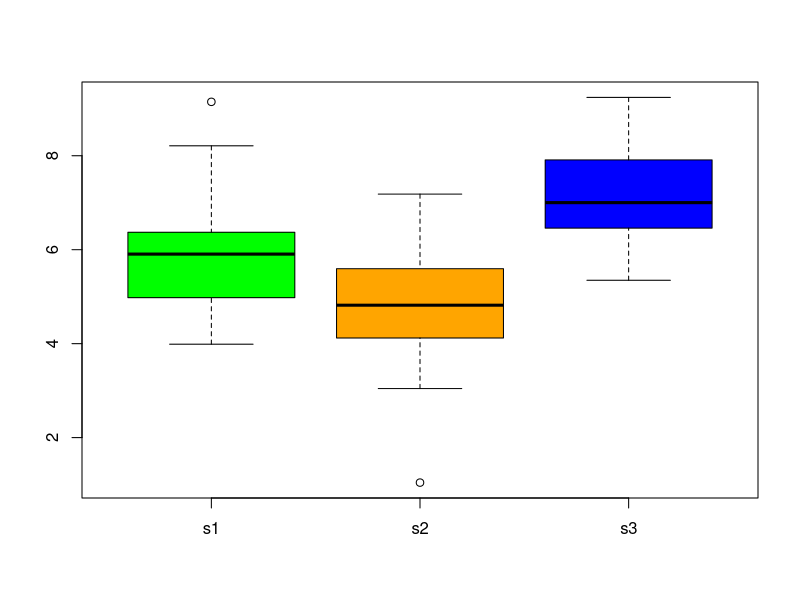
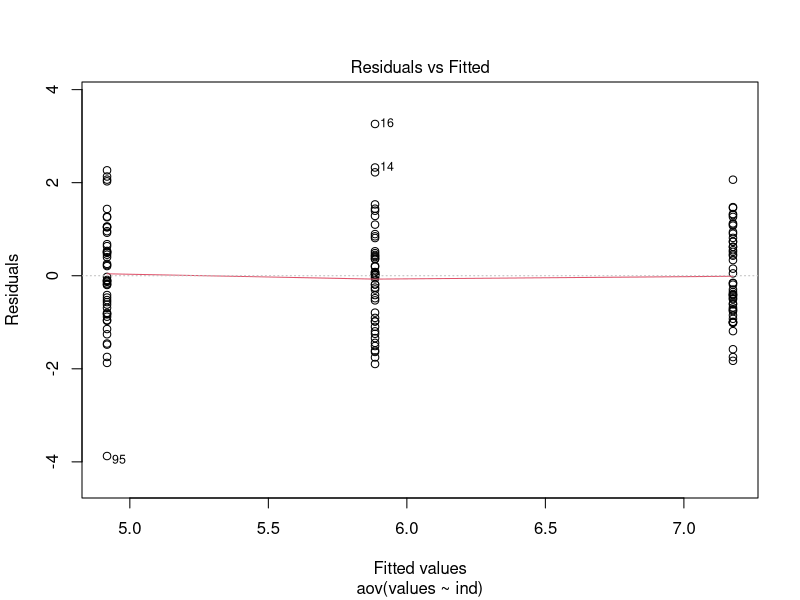
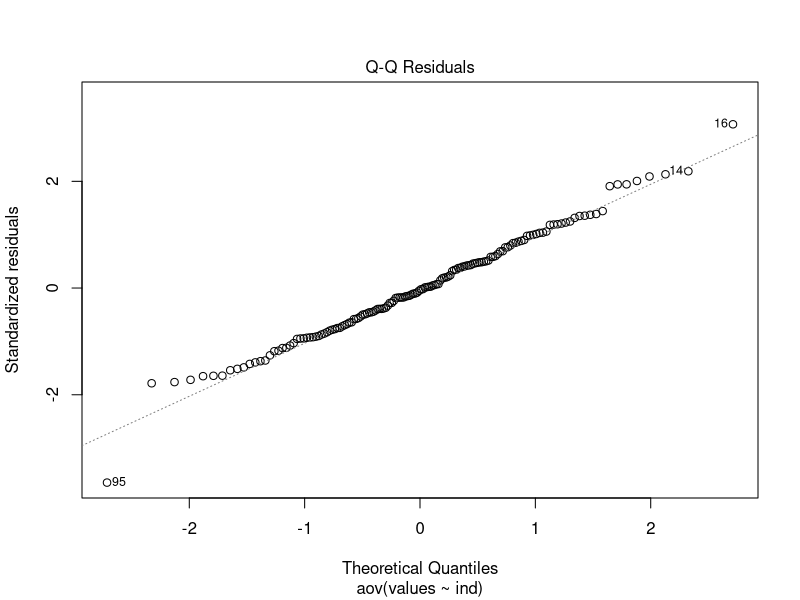
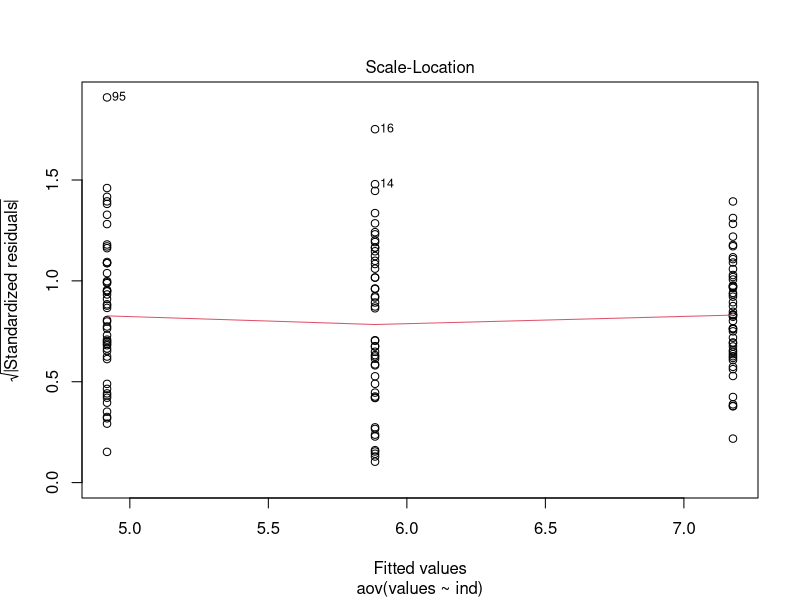
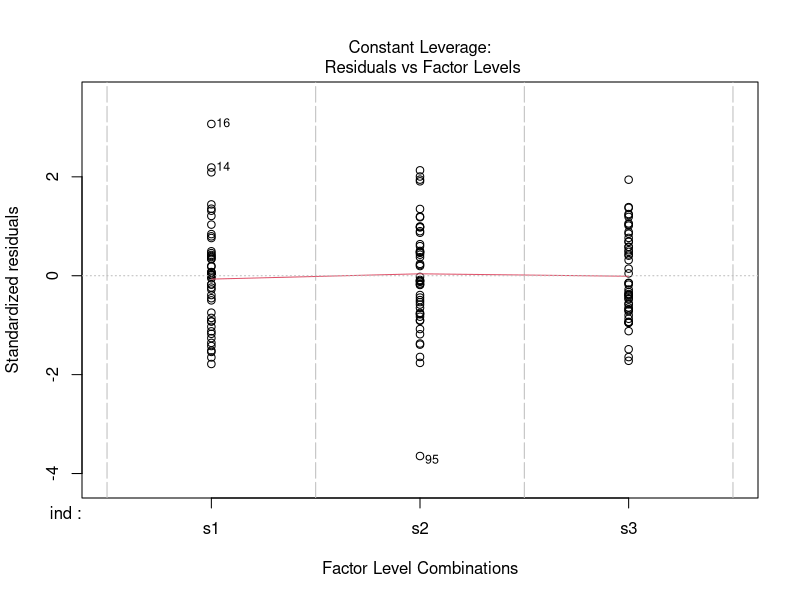
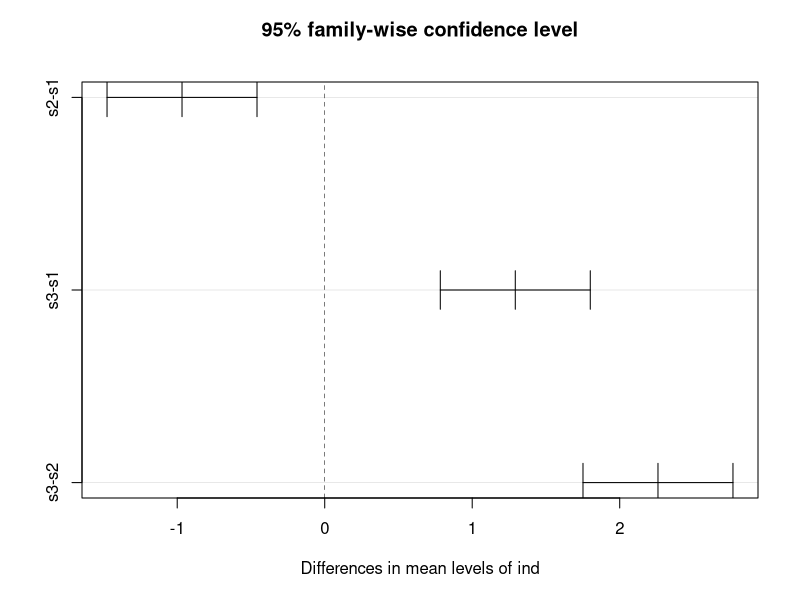

Reproduce these figures in R, in order.
dc <- data.frame(s1 = rnorm(50, mean=6),
                 s2 = rnorm(50, mean=5),
                 s3 = rnorm(50, mean=7))
head(dc)
sc <- stack(dc)
head(sc)

cols <- c("green", "orange", "blue")
boxplot(dc, col=cols)

# Homoscedasdicity tests
bartlett.test(values ~ ind, sc)
bartlett.test(dc)
fligner.test(values ~ ind, sc)
fligner.test(dc)

# ANOVA
ac <- aov(values ~ ind, sc)
summary(ac) # "Mean Sq" shows the variances ("ind" is between-group and "residuals" is within groups)
plot(ac) # plots 1 & 3 show the constancy of variance, plot 2 the normality of the data


# Post Hoc Tests to check which groups are different (done after ANOVA if ANOVA showed difference)
# Tukey's Honestly Significant Differences (HSD) Test
hsd <- TukeyHSD(ac)
print(hsd)
plot(hsd) # shows 95% family-wise confidence intervals

# T-Test with multiple testing correction (is necessary since more then 2 groups are compared)
pairwise.t.test(sc$values, sc$ind, p.adjust.method = "BH")


# T-Test - ANOVA comparison
set.seed(137)
g1 <- rnorm(20, mean=1.7, sd=0.4)
g2 <- rnorm(20, mean=2.1, sd=0.4)
wf <- data.frame(grp1=g1, grp2=g2)
tf <- stack(wf)

t.test(g1, g2, var.equal = TRUE) # by default t.test function assumes unequal variance (heteroscedasticity) and uses Welch's t-test, thus var.equal=TRUE has to be specified if the classic Student's t-test is used (which needs homoscedasticity)
summary(aov(values~ind, tf)) # produces the same p-value

# ANOVA as linear regression
ld <- within(sc, {
  m <- as.integer(ind == "s2")
  w <- as.integer(ind == "s3")
})
lr <- lm(values ~ m + w, ld)
summary(lr) # "Estimate" are the group means, and F-statistic is also shown (same as with ANOVA)

ac <- aov(values ~ ind, sc)
summary(ac)
summary.aov(lr)



